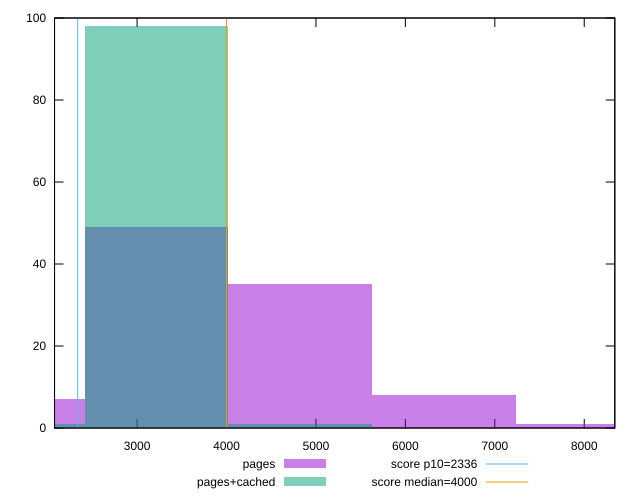

Recreate this plot in gnuplot.
reset

$pages <<EOF
3216.959291536285 49
4825.438937304428 35
6433.91858307257 8
1608.4796457681425 7
8042.398228840712 1
EOF

$pagesCached <<EOF
4825.438937304428 1
3216.959291536285 98
1608.4796457681425 1
EOF

set key outside below
set boxwidth 1608.4796457681425
set xrange [2076.871:8342.033]
set yrange [0:100]
set trange [0:100]
set style fill transparent solid 0.5 noborder

set parametric
set terminal svg size 640, 500 enhanced background rgb 'white'
set output "report_00009_2021-02-08T22-37-41.559Z/first-contentful-paint/comparison/histogram/0_vs_1.svg"

plot $pages title "pages" with boxes, \
     $pagesCached title "pages+cached" with boxes, \
     2336,t title "score p10=2336", \
     4000,t title "score median=4000"

reset
